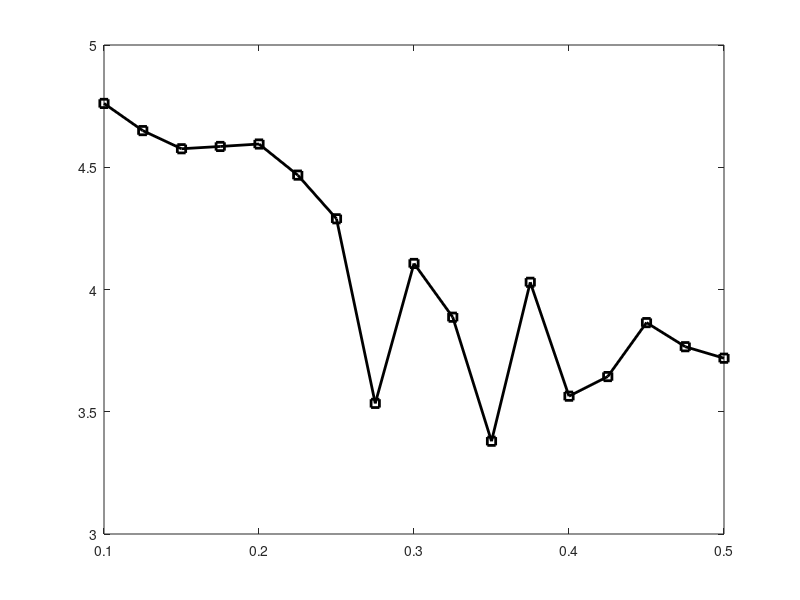

The MATLAB source for this figure: (Note: this script raises an error after producing the figure.)
function rtnvalue=aqm_ak_pr()
ak_n = [ 20 20 20 20 20 20 20 20 20 20 20 20 20 20 20 20 20 ];
ak_ap = [ 1000.000000 1000.000000 1000.000000 1000.000000 1000.000000 1000.000000 1000.000000 1000.000000 1000.000000 1000.000000 1000.000000 1000.000000 1000.000000 1000.000000 1000.000000 1000.000000 1000.000000 ];
ak_bp = [ 200.000000 200.000000 200.000000 200.000000 200.000000 200.000000 200.000000 200.000000 200.000000 200.000000 200.000000 200.000000 200.000000 200.000000 200.000000 200.000000 200.000000 ];
ak_pr = [ 0.100000 0.125000 0.150000 0.175000 0.200000 0.225000 0.250000 0.275000 0.300000 0.325000 0.350000 0.375000 0.400000 0.425000 0.450000 0.475000 0.500000 ];
rate_f1_normal_droptail = [ 672.830000 672.830000 672.830000 672.830000 672.830000 672.830000 672.830000 672.830000 672.830000 672.830000 672.830000 672.830000 672.830000 672.830000 672.830000 672.830000 672.830000 ];
rate_f1_attack_droptail = [ 624.040000 609.470000 599.740000 600.970000 602.280000 585.610000 562.200000 463.240000 538.250000 509.440000 442.950000 528.150000 467.100000 477.620000 506.540000 493.620000 487.460000 ];
nth_f1_droptail = [ 0.927485 0.905831 0.891369 0.893197 0.895144 0.870368 0.835575 0.688495 0.799979 0.757160 0.658339 0.784968 0.694232 0.709867 0.752850 0.733647 0.724492 ];
rate_f2_normal_droptail = [ 0.000000 0.000000 0.000000 0.000000 0.000000 0.000000 0.000000 0.000000 0.000000 0.000000 0.000000 0.000000 0.000000 0.000000 0.000000 0.000000 0.000000 ];
rate_f2_attack_droptail = [ 1018.400000 1260.000000 1500.000000 1760.000000 2001.600000 2260.000000 2520.000000 2760.000000 3018.400000 3260.000000 3501.600000 3760.000000 4000.000000 4260.000000 4518.400000 4760.000000 5020.000000 ];
nth_f2_droptail = [ -1.000000 -1.000000 -1.000000 -1.000000 -1.000000 -1.000000 -1.000000 -1.000000 -1.000000 -1.000000 -1.000000 -1.000000 -1.000000 -1.000000 -1.000000 -1.000000 -1.000000 ];

rate_f1_normal_red = [ 672.800000 672.800000 672.800000 672.800000 672.800000 672.800000 672.800000 672.800000 672.800000 672.800000 672.800000 672.800000 672.800000 672.800000 672.800000 672.800000 672.800000 ];
rate_f1_attack_red = [ 601.780000 574.990000 547.570000 518.520000 469.940000 442.470000 394.520000 335.140000 290.260000 255.900000 221.950000 165.340000 136.170000 106.300000 101.870000 69.880000 72.860000 ];
nth_f1_red = [ 0.894441 0.854622 0.813867 0.770690 0.698484 0.657655 0.586385 0.498127 0.431421 0.380351 0.329890 0.245749 0.202393 0.157996 0.151412 0.103864 0.108294 ];
rate_f2_normal_red = [ 0.000000 0.000000 0.000000 0.000000 0.000000 0.000000 0.000000 0.000000 0.000000 0.000000 0.000000 0.000000 0.000000 0.000000 0.000000 0.000000 0.000000 ];
rate_f2_attack_red = [ 1018.400000 1260.000000 1500.000000 1760.000000 2001.600000 2260.000000 2520.000000 2760.000000 3018.400000 3260.000000 3501.600000 3760.000000 4000.000000 4260.000000 4518.400000 4760.000000 5020.000000 ];
nth_f2_red = [ -1.000000 -1.000000 -1.000000 -1.000000 -1.000000 -1.000000 -1.000000 -1.000000 -1.000000 -1.000000 -1.000000 -1.000000 -1.000000 -1.000000 -1.000000 -1.000000 -1.000000 ];

rate_f1_normal_redpd = [ 672.800000 672.800000 672.800000 672.800000 672.800000 672.800000 672.800000 672.800000 672.800000 672.800000 672.800000 672.800000 672.800000 672.800000 672.800000 672.800000 672.800000 ];
rate_f1_attack_redpd = [ 593.000000 534.200000 502.650000 434.420000 411.190000 333.580000 256.920000 186.480000 167.910000 125.220000 109.120000 74.550000 60.090000 44.430000 47.020000 37.810000 41.150000 ];
nth_f1_redpd = [ 0.881391 0.793995 0.747102 0.645690 0.611162 0.495809 0.381867 0.277170 0.249569 0.186118 0.162188 0.110806 0.089313 0.066037 0.069887 0.056198 0.061162 ];
rate_f2_normal_redpd = [ 0.000000 0.000000 0.000000 0.000000 0.000000 0.000000 0.000000 0.000000 0.000000 0.000000 0.000000 0.000000 0.000000 0.000000 0.000000 0.000000 0.000000 ];
rate_f2_attack_redpd = [ 1018.400000 1260.000000 1500.000000 1760.000000 2001.600000 2260.000000 2520.000000 2760.000000 3018.400000 3260.000000 3501.600000 3760.000000 4000.000000 4260.000000 4518.400000 4760.000000 5020.000000 ];
nth_f2_redpd = [ -1.000000 -1.000000 -1.000000 -1.000000 -1.000000 -1.000000 -1.000000 -1.000000 -1.000000 -1.000000 -1.000000 -1.000000 -1.000000 -1.000000 -1.000000 -1.000000 -1.000000 ];

rate_f1_normal_sfb = [ 659.580000 659.580000 659.580000 659.580000 659.580000 659.580000 659.580000 659.580000 659.580000 659.580000 659.580000 659.580000 659.580000 659.580000 659.580000 659.580000 659.580000 ];
rate_f1_attack_sfb = [ 618.960000 597.460000 571.890000 544.880000 494.390000 485.630000 354.820000 338.640000 337.360000 260.010000 191.260000 289.230000 191.150000 202.210000 282.020000 252.480000 219.060000 ];
nth_f1_sfb = [ 0.938415 0.905819 0.867052 0.826101 0.749553 0.736272 0.537948 0.513418 0.511477 0.394205 0.289972 0.438506 0.289806 0.306574 0.427575 0.382789 0.332120 ];
rate_f2_normal_sfb = [ 0.000000 0.000000 0.000000 0.000000 0.000000 0.000000 0.000000 0.000000 0.000000 0.000000 0.000000 0.000000 0.000000 0.000000 0.000000 0.000000 0.000000 ];
rate_f2_attack_sfb = [ 1018.400000 1260.000000 1500.000000 1760.000000 2001.600000 2260.000000 2520.000000 2760.000000 3018.400000 3260.000000 3501.600000 3760.000000 4000.000000 4260.000000 4518.400000 4760.000000 5020.000000 ];
nth_f2_sfb = [ -1.000000 -1.000000 -1.000000 -1.000000 -1.000000 -1.000000 -1.000000 -1.000000 -1.000000 -1.000000 -1.000000 -1.000000 -1.000000 -1.000000 -1.000000 -1.000000 -1.000000 ];

rate_f1_normal_avq = [ 659.280000 659.280000 659.280000 659.280000 659.280000 659.280000 659.280000 659.280000 659.280000 659.280000 659.280000 659.280000 659.280000 659.280000 659.280000 659.280000 659.280000 ];
rate_f1_attack_avq = [ 598.700000 573.790000 565.090000 537.300000 522.880000 447.790000 299.230000 285.600000 281.920000 268.270000 240.570000 218.540000 61.230000 49.980000 29.490000 29.380000 29.190000 ];
nth_f1_avq = [ 0.908112 0.870328 0.857132 0.814980 0.793108 0.679211 0.453874 0.433200 0.427618 0.406914 0.364898 0.331483 0.092874 0.075810 0.044731 0.044564 0.044276 ];
rate_f2_normal_avq = [ 0.000000 0.000000 0.000000 0.000000 0.000000 0.000000 0.000000 0.000000 0.000000 0.000000 0.000000 0.000000 0.000000 0.000000 0.000000 0.000000 0.000000 ];
rate_f2_attack_avq = [ 1018.400000 1260.000000 1500.000000 1760.000000 2001.600000 2260.000000 2520.000000 2760.000000 3018.400000 3260.000000 3501.600000 3760.000000 4000.000000 4260.000000 4518.400000 4760.000000 5020.000000 ];
nth_f2_avq = [ -1.000000 -1.000000 -1.000000 -1.000000 -1.000000 -1.000000 -1.000000 -1.000000 -1.000000 -1.000000 -1.000000 -1.000000 -1.000000 -1.000000 -1.000000 -1.000000 -1.000000 ];

rate_f1_normal_rred = [ 650.840000 650.840000 650.840000 650.840000 650.840000 650.840000 650.840000 650.840000 650.840000 650.840000 650.840000 650.840000 650.840000 650.840000 650.840000 650.840000 650.840000 ];
rate_f1_attack_rred = [ 611.620000 617.170000 618.670000 619.060000 618.000000 616.220000 619.360000 614.080000 617.350000 618.750000 619.130000 619.070000 617.310000 617.140000 619.490000 617.510000 615.460000 ];
nth_f1_rred = [ 0.939739 0.948267 0.950572 0.951171 0.949542 0.946807 0.951632 0.943519 0.948543 0.950694 0.951278 0.951186 0.948482 0.948221 0.951831 0.948789 0.945639 ];
rate_f2_normal_rred = [ 0.000000 0.000000 0.000000 0.000000 0.000000 0.000000 0.000000 0.000000 0.000000 0.000000 0.000000 0.000000 0.000000 0.000000 0.000000 0.000000 0.000000 ];
rate_f2_attack_rred = [ 1018.400000 1260.000000 1500.000000 1760.000000 2001.600000 2260.000000 2520.000000 2760.000000 3018.400000 3260.000000 3501.600000 3760.000000 4000.000000 4260.000000 4518.400000 4760.000000 5020.000000 ];
nth_f2_rred = [ -1.000000 -1.000000 -1.000000 -1.000000 -1.000000 -1.000000 -1.000000 -1.000000 -1.000000 -1.000000 -1.000000 -1.000000 -1.000000 -1.000000 -1.000000 -1.000000 -1.000000 ];

figure;
hold on;
box on;
%ak_ap=ak_ap/1000;
x=ak_pr;
rate_fix=8*1000/1024/1024;
plot(x, rate_f1_attack_droptail*rate_fix, '-ks','LineWidth',2);
plot(x, rate_f1_attack_red*rate_fix, '-M+','LineWidth',2);
plot(x, rate_f1_attack_redpd*rate_fix, '-Gv','LineWidth',2);
plot(x, rate_f1_attack_avq*rate_fix, '-c^','LineWidth',2);
plot(x, rate_f1_attack_sfb*rate_fix, '-bd','LineWidth',2);
plot(x, rate_f1_attack_rred*rate_fix, '-Ro','LineWidth',2);
legend ('DropTail','RED','RED-PD','AVQ','SFB','RRED','FontSize',14);
xlabel('Rb: LDoS attack burst rate (Mbps)','FontSize',14);
ylabel('TCP throughput under attack (Mbps)','FontSize',14);
hold off;

rtnvalue=0;